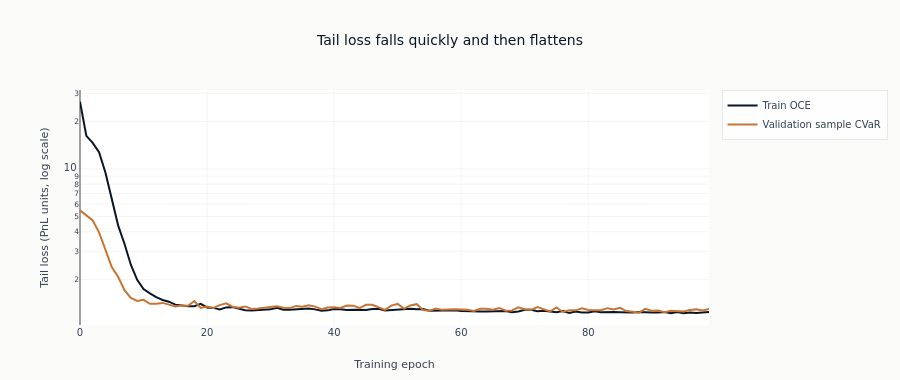

Here is the notebook cell this chart was saved with:
### Markdown cell above
### Learning Curves

A log scale shows proportional changes across the optimization path. The two lines measure related
but different quantities: minibatch OCE during fitting and sample CVaR on validation.

### Code cell
all_curve_losses = np.array(train_oce_losses + validation_cvar_losses)
if np.any(all_curve_losses <= 0):
    raise RuntimeError("Learning-curve log scale requires positive tail losses")
fig = go.Figure()
fig.add_trace(
    go.Scatter(y=train_oce_losses, name="Train OCE", mode="lines", line=dict(color=COLORS["blue"]))
)
fig.add_trace(
    go.Scatter(
        y=validation_cvar_losses,
        name="Validation sample CVaR",
        mode="lines",
        line=dict(color=COLORS["copper"]),
    )
)
fig.update_layout(
    title="Tail loss falls quickly and then flattens",
    xaxis_title="Training epoch",
    yaxis_title="Tail loss (PnL units, log scale)",
    yaxis_type="log",
    height=380,
    margin=dict(t=90, b=55),
)
show_plotly_with_alt(
    fig,
    "Training and validation tail loss against epoch on a log scale. Both fall steeply in the first epochs and then flatten, staying close to each other throughout.",
)

### Figure 1 — Plotly figure (JSON) as saved in the notebook; plotly's stock layout.template omitted (floating-point values rounded to 4 significant figures)
{"data": [{"line": {"color": "#0a1628"}, "mode": "lines", "name": "Train OCE", "type": "scatter", "y": [26.58, 16.17, 14.61, 12.76, 9.492, 6.459, 4.397, 3.366, 2.479, 1.99, 1.738, 1.635, 1.544, 1.484, 1.447, 1.386, 1.366, 1.352, 1.355, 1.4, 1.33, 1.322, 1.292, 1.331, 1.337, 1.303, 1.278, 1.275, 1.285, 1.288, 1.294, 1.326, 1.288, 1.288, 1.293, 1.302, 1.309, 1.294, 1.27, 1.275, 1.301, 1.296, 1.28, 1.288, 1.291, 1.282, 1.301, 1.305, 1.273, 1.279, 1.293, 1.302, 1.304, 1.294, 1.3, 1.27, 1.272, 1.262, 1.262, 1.276, 1.263, 1.26, 1.246, 1.253, 1.256, 1.254, 1.258, 1.264, 1.239, 1.253, 1.287, 1.287, 1.258, 1.268, 1.255, 1.24, 1.261, 1.228, 1.253, 1.236, 1.237, 1.26, 1.243, 1.249, 1.246, 1.243, 1.234, 1.238, 1.247, 1.237, 1.238, 1.237, 1.246, 1.223, 1.244, 1.224, 1.234, 1.228, 1.232, 1.244]}, {"line": {"color": "#C87533"}, "mode": "lines", "name": "Validation sample CVaR", "type": "scatter", "y": [5.465, 5.073, 4.722, 3.969, 3.107, 2.392, 2.079, 1.712, 1.53, 1.463, 1.487, 1.404, 1.407, 1.422, 1.387, 1.349, 1.368, 1.365, 1.462, 1.319, 1.347, 1.322, 1.377, 1.412, 1.345, 1.327, 1.35, 1.302, 1.312, 1.324, 1.341, 1.352, 1.325, 1.318, 1.361, 1.346, 1.372, 1.346, 1.297, 1.328, 1.334, 1.32, 1.368, 1.366, 1.319, 1.381, 1.383, 1.335, 1.285, 1.367, 1.401, 1.309, 1.37, 1.396, 1.284, 1.27, 1.311, 1.285, 1.295, 1.296, 1.292, 1.287, 1.265, 1.306, 1.306, 1.289, 1.321, 1.268, 1.275, 1.334, 1.297, 1.285, 1.339, 1.303, 1.254, 1.331, 1.245, 1.279, 1.276, 1.314, 1.284, 1.277, 1.276, 1.317, 1.291, 1.324, 1.261, 1.251, 1.232, 1.305, 1.266, 1.274, 1.239, 1.27, 1.261, 1.253, 1.284, 1.294, 1.274, 1.303]}], "layout": {"height": 380, "margin": {"b": 55, "t": 90}, "title": {"text": "Tail loss falls quickly and then flattens"}, "xaxis": {"title": {"text": "Training epoch"}}, "yaxis": {"title": {"text": "Tail loss (PnL units, log scale)"}, "type": "log"}}}
